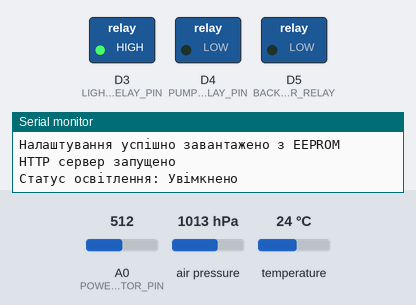
Simulated run of this sketch. Board: ESP8266 (NodeMCU). On the bench: switched loads named in the sketch (green lamp = pin HIGH), the last lines printed to the serial monitor. The inputs (shaded band) are chosen by the test bench; at power-on: A0 (POWER_MONITOR_PIN) = 512, air pressure 1013 hPa, temperature 24 °C. WiFi joins after 1.5 s; servers stay silent unless stated; network time is answered at once with the bench clock; the local clock reads 2024-03-15 10:24:30 at power-on unless the sketch sets it; EEPROM starts erased; pins used as bus, display or sensor lines are not drawn.

Above: at 2.8 s.
2.9 s: A0 (POWER_MONITOR_PIN) set to 837
6.2 s: A0 (POWER_MONITOR_PIN) set to 868
At 11.0 s:
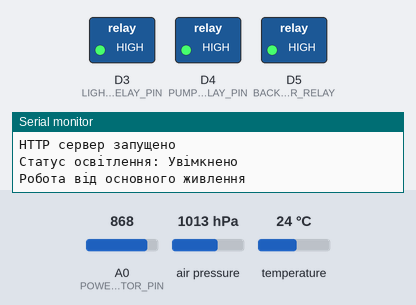
11.5 s: A0 (POWER_MONITOR_PIN) set to 790
At 16.0 s:
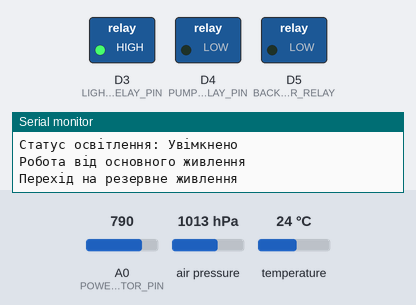
16.5 s: A0 (POWER_MONITOR_PIN) set to 900
At 21.0 s:
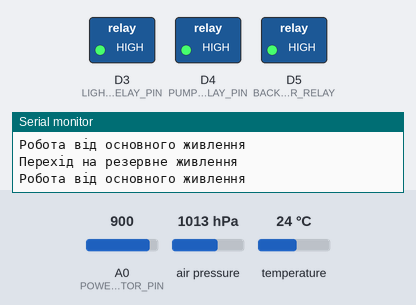
Timing chart, 0 to 22.5 s (numbered marks = the images above; inputs shaded):
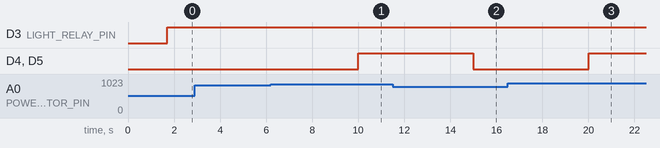

Measured:
- the behaviour switches between 853 and 854 on A0 (POWER_MONITOR_PIN) (found by bisection; images 0 and 1)
- after the input at 2.9 s, every drawn part: stays the same
- after the input at 6.2 s, D4 (PUMP_RELAY_PIN), D5 (BACKUP_POWER_RELAY): LOW → HIGH after 3.8 s
- after the input at 11.5 s, D4 (PUMP_RELAY_PIN), D5 (BACKUP_POWER_RELAY): HIGH → LOW after 3.5 s
- after the input at 16.5 s, D4 (PUMP_RELAY_PIN), D5 (BACKUP_POWER_RELAY): LOW → HIGH after 3.5 s

The sketch:

Gydro_control.ino
```cpp
#include <ESP8266WiFi.h>
#include <ESP8266WebServer.h>
#include <WiFiUdp.h>
#include <NTPClient.h>
#include <EEPROM.h>
#include <Wire.h>
#include <Adafruit_BMP280.h>
#include <TimeLib.h>
#include <ArduinoJson.h>
#include <ESP8266httpUpdate.h>

// Налаштування WiFi
const char* ssid = "TP-LINK_7BB2";
const char* password = "Hodapu99";
IPAddress staticIP(192, 168, 0, 173);
IPAddress gateway(192, 168, 0, 1);
IPAddress subnet(255, 255, 255, 0);
IPAddress dns1(8, 8, 8, 8);
IPAddress dns2(8, 8, 4, 4);

// Назва пристрою
const char* deviceName = "Gydro controller";

// Піни для реле
const int LIGHT_RELAY_PIN = D3;   // Реле освітлення
const int PUMP_RELAY_PIN = D4;    // Реле насосу
const int BACKUP_POWER_RELAY = D5;  // Реле резервного живлення
const int BACKUP_POWER_PUMP = D6;   // Реле насосу резервного живлення
const int POWER_MONITOR_PIN = A0;   // Пін для моніторингу напруги (A0)
#define I2C_SDA D2  // GPIO4
#define I2C_SCL D1  // GPIO5

// Можливі адреси BMP280
const byte BMP280_ADDRESSES[] = {0x76, 0x77};
const int NUM_ADDRESSES = sizeof(BMP280_ADDRESSES);
// Глобальні змінні
Adafruit_BMP280 bmp;
bool bmpFound = false;
byte bmpAddress = 0x00;

// Налаштування NTP
WiFiUDP ntpUDP;
NTPClient timeClient(ntpUDP, "pool.ntp.org", 2 * 3600, 60000); // Київський час (+2 години)

// Веб-сервер
ESP8266WebServer server(80);

// Структура для налаштувань
struct Settings {
  // Освітлення
  int lightPeriod1Start;
  int lightPeriod1End;
  int lightPeriod2Start;
  int lightPeriod2End;

  // Насос (тепер в хвилинах)
  int pumpDayWorkDuration;
  int pumpDayStopDuration;
  int pumpNightWorkDuration;
  int pumpNightStopDuration;
};

// Глобальні змінні
Settings currentSettings;
bool lightStatus = false;
bool pumpStatus = false;
float temperature = 0.0;
float pressure = 0.0;
bool isBackupPower = false; // Змінна для зберігання стану живлення
bool previousPowerState = false; // Додано змінну для попереднього стану
bool voltageLogged = false; // Нова змінна для відстеження виводу напруги
// *** ОГОЛОШЕННЯ ЗМІННИХ ***
unsigned long lastPowerCheckTime = 0;
const unsigned long powerCheckInterval = 5000; // Перевірка кожні 5 секунд

void checkPowerStatus() {
  int analogValue = analogRead(POWER_MONITOR_PIN);
  float voltage = analogValue * (3.3 / 1023.0) * 3.63; // Коефіцієнт потрібно відкоригувати!

  // Виводимо напругу лише один раз при кожній перевірці
  if (!voltageLogged) {
    Serial.print("Напруга живлення: ");
    Serial.println(voltage);
    voltageLogged = true; // Встановлюємо флаг, що напруга вже виведена
  }

  isBackupPower = (voltage < 10.0); // Спрощений запис умови

  // Перевірка зміни стану живлення
  if (isBackupPower != previousPowerState) {
    if (isBackupPower) {
      Serial.println("Перехід на резервне живлення");
    } else {
      Serial.println("Робота від основного живлення");
    }
    previousPowerState = isBackupPower; // Оновлюємо попередній стан
  }

  setRelayState();
}

void setRelayState() {
  if (isBackupPower) {
    digitalWrite(BACKUP_POWER_RELAY, LOW);
    digitalWrite(PUMP_RELAY_PIN, LOW);
    digitalWrite(BACKUP_POWER_PUMP, HIGH);
  } else {
    digitalWrite(BACKUP_POWER_RELAY, HIGH);
    digitalWrite(PUMP_RELAY_PIN, HIGH);
    digitalWrite(BACKUP_POWER_PUMP, LOW);
  }
}

void controlPump() {
  int currentHour = timeClient.getHours();
  bool isDayPeriod = (currentHour >= 6 && currentHour < 22);

  static unsigned long pumpStartTime = 0;
  static unsigned long pumpStopTime = 0;
  static bool pumpRunning = false;

  unsigned long currentMillis = millis();

  // Множимо на 60 для отримання секунд
  int workDuration = (isDayPeriod ? currentSettings.pumpDayWorkDuration : currentSettings.pumpNightWorkDuration) * 60;
  int stopDuration = (isDayPeriod ? currentSettings.pumpDayStopDuration : currentSettings.pumpNightStopDuration) * 60;

  int pumpRelayPin = isBackupPower ? BACKUP_POWER_PUMP : PUMP_RELAY_PIN;

  if (!pumpRunning && (currentMillis - pumpStopTime >= stopDuration * 1000)) {
    digitalWrite(pumpRelayPin, HIGH);
    pumpRunning = true;
    pumpStartTime = currentMillis;
    pumpStatus = true;
    Serial.println("Насос увімкнено");
  }

  if (pumpRunning && (currentMillis - pumpStartTime >= workDuration * 1000)) {
    digitalWrite(pumpRelayPin, LOW);
    pumpRunning = false;
    pumpStopTime = currentMillis;
    pumpStatus = false;
    Serial.println("Насос вимкнено");
  }
}

void setupWiFi() {
  // Встановлення статичної IP-адреси
  WiFi.config(staticIP, gateway, subnet, dns1, dns2);

  // Встановлення імені пристрою
  WiFi.hostname(deviceName);

  // Підключення до WiFi
  WiFi.begin(ssid, password);

  int attempts = 0;
  while (WiFi.status() != WL_CONNECTED && attempts < 20) {
    delay(500);
    Serial.print(".");
    attempts++;
  }

  if (WiFi.status() != WL_CONNECTED) {
    Serial.println("\nНе вдалося підключитися до WiFi. Перезавантаження.");
    ESP.restart();
  }

  Serial.println("\nПідключено до WiFi");
  Serial.print("IP-адреса: ");
  Serial.println(WiFi.localIP());
}

void diagnoseI2C() {
  Serial.println("\n=== Діагностика I2C ===");

  // Перевірка підключення ліній SDA та SCL
  pinMode(I2C_SDA, INPUT_PULLUP);
  pinMode(I2C_SCL, INPUT_PULLUP);

  Serial.print("Стан лінії SDA (D2): ");
  Serial.println(digitalRead(I2C_SDA) == HIGH ? "HIGH (підтягнута)" : "LOW");

  Serial.print("Стан лінії SCL (D1): ");
  Serial.println(digitalRead(I2C_SCL) == HIGH ? "HIGH (підтягнута)" : "LOW");

  // Сканування I2C пристроїв
  Serial.println("\nСканування I2C пристроїв:");

  Wire.begin(I2C_SDA, I2C_SCL);
  Wire.setClock(100000);  // Стандартна швидкість I2C

  int nDevices = 0;
  for(byte address = 1; address < 127; address++ ) {
    Wire.beginTransmission(address);
    byte error = Wire.endTransmission();

    if (error == 0) {
      Serial.print("I2C пристрій знайдено за адресою: 0x");
      if (address < 16) Serial.print("0");
      Serial.println(address, HEX);
      nDevices++;
    }
    else if (error == 4) {
      Serial.print("Невідома помилка при адресі: 0x");
      if (address < 16) Serial.print("0");
      Serial.println(address, HEX);
    }
  }

  if (nDevices == 0)
    Serial.println("Жодного I2C пристрою не знайдено!");
  else
    Serial.printf("Знайдено %d I2C пристроїв\n", nDevices);
}

bool initBMP280() {
  Serial.println("\n=== Ініціалізація BMP280 ===");

  Wire.begin(I2C_SDA, I2C_SCL);
  Wire.setClock(100000);  // Стандартна швидкість I2C
  delay(100);             // Затримка перед ініціалізацією

  for (int i = 0; i < NUM_ADDRESSES; i++) {
    if (bmp.begin(BMP280_ADDRESSES[i])) {
      bmpFound = true;
      bmpAddress = BMP280_ADDRESSES[i];
      Serial.printf("BMP280 знайдено за адресою: 0x%02X\n", bmpAddress);
      return true;
    }
  }

  Serial.println("Не вдалося ініціалізувати BMP280. Перевірте підключення.");
  return false;
}

void updateSensorData() {
  static unsigned long lastSensorUpdate = 0;
  static byte errorCount = 0;

  if (millis() - lastSensorUpdate >= 60000) {
    float tempRead = bmp.readTemperature();
    float pressRead = bmp.readPressure() / 100.0;

    if (tempRead > -50 && tempRead < 100 &&
        pressRead > 800 && pressRead < 1200) {
      temperature = tempRead;
      pressure = pressRead;

      Serial.print("Оновлено дані: ");
      Serial.print(temperature, 1);
      Serial.print("°C, ");
      Serial.print(pressure, 1);
      Serial.println(" гПа");

      errorCount = 0;
    } else {
      Serial.println("Некоректні дані від датчика");
      errorCount++;
    }

    if (errorCount > 5) {
      Serial.println("Критична помилка датчика. Перезапуск.");
      ESP.restart();
    }

    lastSensorUpdate = millis();
  }
}

void controlLighting() {
  // Поточний час
  int currentHour = timeClient.getHours();
  int currentMinute = timeClient.getMinutes();

  // Перетворення часу в хвилини для простішого порівняння
  int currentTimeInMinutes = currentHour * 60 + currentMinute;

  // Перевірка першого періоду освітлення
  bool inFirstLightPeriod =
    currentTimeInMinutes >= currentSettings.lightPeriod1Start &&
    currentTimeInMinutes < currentSettings.lightPeriod1End;

  // Перевірка другого періоду освітлення
  bool inSecondLightPeriod =
    currentTimeInMinutes >= currentSettings.lightPeriod2Start &&
    currentTimeInMinutes < currentSettings.lightPeriod2End;

  // Встановлення статусу реле освітлення
  lightStatus = inFirstLightPeriod || inSecondLightPeriod;
  digitalWrite(LIGHT_RELAY_PIN, lightStatus ? HIGH : LOW);

  // Логування змін
  static bool lastLightStatus = !lightStatus;
  if (lightStatus != lastLightStatus) {
    Serial.print("Статус освітлення: ");
    Serial.println(lightStatus ? "Увімкнено" : "Вимкнено");
    lastLightStatus = lightStatus;
  }
}

void loadSettingsFromEEPROM() {
  // Завантаження налаштувань з EEPROM
  EEPROM.get(0, currentSettings);

  // Перевірка коректності налаштувань (додано перевірку pumpDayWorkDuration)
  if (currentSettings.lightPeriod1Start < 0 || currentSettings.lightPeriod1Start > 1440 ||
      currentSettings.pumpDayWorkDuration <= 0) { // Нова умова

    // Встановлення тестових значень за замовчуванням (в хвилинах!)
    currentSettings.lightPeriod1Start = 360;  // 6:00
    currentSettings.lightPeriod1End = 720;    // 12:00
    currentSettings.lightPeriod2Start = 1080; // 18:00
    currentSettings.lightPeriod2End = 1440;   // 24:00

    currentSettings.pumpDayWorkDuration = 5;    // 5 хвилин
    currentSettings.pumpDayStopDuration = 10;   // 10 хвилин
    currentSettings.pumpNightWorkDuration = 3;  // 3 хвилини
    currentSettings.pumpNightStopDuration = 15; // 15 хвилин

    // Збереження тестових налаштувань
    EEPROM.put(0, currentSettings);
    EEPROM.commit();

    Serial.println("Завантажено тестові налаштування");
  }

  Serial.println("Налаштування успішно завантажено з EEPROM");
}

void setupWebServer() {
  // Налаштування маршрутів
  server.on("/", handleRoot);
  server.on("/getconfig", handleGetConfig);
  server.on("/saveconfig", HTTP_POST, handleSaveConfig);

  // Запуск сервера
  server.begin();
  Serial.println("HTTP сервер запущено");
}

void handleRoot() {
  String html = R"(
<!DOCTYPE html>
<html lang='uk'>
<head>
    <meta charset='UTF-8'>
    <title>Gydro Controller</title>
    <meta name='viewport' content='width=device-width, initial-scale=1'>
    <style>
        body { font-family: Arial, sans-serif; max-width: 600px; margin: 0 auto; padding: 20px; }
        .block { border: 1px solid #ddd; padding: 15px; margin-bottom: 15px; }
        input, select { width: 100%; margin: 5px 0; }
        button { width: 100%; padding: 10px; }
    </style>
</head>
<body>
    <h1>Gydro Controller</h1>

    <div class='block' id='systemInfo'>
        <h2>Інформація про систему</h2>
        <p>Дата: <span id='currentDate'>-</span></p>
        <p>Час: <span id='currentTime'>-</span></p>
        <p>Температура: <span id='temperature'>-</span>°C</p>
        <p>Тиск: <span id='pressure'>-</span> гПа</p>
        <p>Статус освітлення: <span id='lightStatus'>-</span></p>
        <p>Статус насосу: <span id='pumpStatus'>-</span></p>
    </div>

    <div class='block'>
        <h2>Керування освітленням</h2>
        <div>
            <label>Перший період</label>
            <input type='time' id='lightPeriod1Start'>
            <input type='time' id='lightPeriod1End'>
        </div>
        <div>
            <label>Другий період</label>
            <input type='time' id='lightPeriod2Start'>
            <input type='time' id='lightPeriod2End'>
        </div>
    </div>

    <div class='block'>
  <h2>Керування насосом</h2>
  <div>
    <label>Денний період (робота/пауза) хв</label>
    <input type='number' id='pumpDayWorkDuration' placeholder='Тривалість роботи (хв)'>
    <input type='number' id='pumpDayStopDuration' placeholder='Тривалість паузи (хв)'>
  </div>
  <div>
    <label>Нічний період (робота/пауза) хв</label>
    <input type='number' id='pumpNightWorkDuration' placeholder='Тривалість роботи (хв)'>
    <input type='number' id='pumpNightStopDuration' placeholder='Тривалість паузи (хв)'>
  </div>
</div>

    <button onclick='saveConfig()'>Зберегти налаштування</button>

    <div id='saveResult'></div>

    <script>
        function loadConfig() {
            fetch('/getconfig')
                .then(response => response.json())
                .then(data => {
                    // Налаштування освітлення
                    document.getElementById('lightPeriod1Start').value = minutesToTime(data.lightPeriod1Start);
                    document.getElementById('lightPeriod1End').value = minutesToTime(data.lightPeriod1End);
                    document.getElementById('lightPeriod2Start').value = minutesToTime(data.lightPeriod2Start);
                    document.getElementById('lightPeriod2End').value = minutesToTime(data.lightPeriod2End);

                    // Налаштування насосу
                    document.getElementById('pumpDayWorkDuration').value = data.pumpDayWorkDuration;
                    document.getElementById('pumpDayStopDuration').value = data.pumpDayStopDuration;
                    document.getElementById('pumpNightWorkDuration').value = data.pumpNightWorkDuration;
                    document.getElementById('pumpNightStopDuration').value = data.pumpNightStopDuration;
                })
                .catch(error => {
                    console.error('Помилка завантаження:', error);
                });

            // Оновлення системної інформації
            updateSystemInfo();
        }

        function minutesToTime(minutes) {
            const hours = Math.floor(minutes / 60);
            const mins = minutes % 60;
            return `${hours.toString().padStart(2, '0')}:${mins.toString().padStart(2, '0')}`;
        }

        function timeToMinutes(time) {
            const [hours, minutes] = time.split(':').map(Number);
            return hours * 60 + minutes;
        }

        function updateSystemInfo() {
            fetch('/getconfig')
                .then(response => response.json())
                .then(data => {
                    document.getElementById('temperature').textContent = data.temperature.toFixed(1);
                    document.getElementById('pressure').textContent = data.pressure.toFixed(1);
                    document.getElementById('lightStatus').textContent = data.lightStatus ? 'Увімкнено' : 'Вимкнено';
                    document.getElementById('pumpStatus').textContent = data.pumpStatus ? 'Працює' : 'Зупинено';

                    const now = new Date();
                    document.getElementById('currentDate').textContent = now.toLocaleDateString('uk-UA');
                    document.getElementById('currentTime').textContent = now.toLocaleTimeString('uk-UA');
                });
        }

        function saveConfig() {
            const config = {
                lightPeriod1Start: timeToMinutes(document.getElementById('lightPeriod1Start').value),
                lightPeriod1End: timeToMinutes(document.getElementById('lightPeriod1End').value),
                lightPeriod2Start: timeToMinutes(document.getElementById('lightPeriod2Start').value),
                lightPeriod2End: timeToMinutes(document.getElementById('lightPeriod2End').value),
                pumpDayWorkDuration: Number(document.getElementById('pumpDayWorkDuration').value),
                pumpDayStopDuration: Number(document.getElementById('pumpDayStopDuration').value),
                pumpNightWorkDuration: Number(document.getElementById('pumpNightWorkDuration').value),
                pumpNightStopDuration: Number(document.getElementById('pumpNightStopDuration').value)
            };

            fetch('/saveconfig', {
                method: 'POST',
                headers: { 'Content-Type': 'application/json' },
                body: JSON.stringify(config)
            })
            .then(response => response.json())
            .then(data => {
                const resultDiv = document.getElementById('saveResult');
                resultDiv.textContent = data.status;
                resultDiv.style.color = data.status === 'Налаштування збережено' ? 'green' : 'red';

                // Перезавантаження конфігурації після успішного збереження
                loadConfig();
            })
            .catch(error => {
                console.error('Помилка:', error);
            });
        }

        // Завантаження конфігурації при завантаженні сторінки
        window.onload = loadConfig;

        // Оновлення інформації кожні 60 секунд
        setInterval(updateSystemInfo, 60000);
    </script>
</body>
</html>
)";

  server.send(200, "text/html", html);
}

void handleGetConfig() {
  StaticJsonDocument<1024> jsonDoc;

    // Системна інформація
  if (isnan(temperature) || isinf(temperature)) {
    jsonDoc["temperature"] = "Помилка зчитування"; // Або інше повідомлення
  } else {
    jsonDoc["temperature"] = temperature;
  }

  if (isnan(pressure) || isinf(pressure)) {
    jsonDoc["pressure"] = "Помилка зчитування"; // Або інше повідомлення
  } else {
    jsonDoc["pressure"] = pressure;
  }

  // Налаштування освітлення
  jsonDoc["lightPeriod1Start"] = currentSettings.lightPeriod1Start;
  jsonDoc["lightPeriod1End"] = currentSettings.lightPeriod1End;
  jsonDoc["lightPeriod2Start"] = currentSettings.lightPeriod2Start;
  jsonDoc["lightPeriod2End"] = currentSettings.lightPeriod2End;

  // Налаштування насосу
  jsonDoc["pumpDayWorkDuration"] = currentSettings.pumpDayWorkDuration;
  jsonDoc["pumpDayStopDuration"] = currentSettings.pumpDayStopDuration;
  jsonDoc["pumpNightWorkDuration"] = currentSettings.pumpNightWorkDuration;
  jsonDoc["pumpNightStopDuration"] = currentSettings.pumpNightStopDuration;

  // Поточний час
  jsonDoc["currentTime"] = timeClient.getFormattedTime();

  String jsonResponse;
  serializeJson(jsonDoc, jsonResponse);
  server.send(200, "application/json", jsonResponse);
}

void handleSaveConfig() {
  StaticJsonDocument<512> jsonDoc;
  DeserializationError error = deserializeJson(jsonDoc, server.arg("plain"));

  if (error) {
    server.send(400, "application/json", "{\"status\":\"Некоректні дані\"}");
    return;
  }

  // Перевірка та збереження налаштувань освітлення
  currentSettings.lightPeriod1Start = jsonDoc["lightPeriod1Start"].as<int>();
  currentSettings.lightPeriod1End = jsonDoc["lightPeriod1End"].as<int>();
  currentSettings.lightPeriod2Start = jsonDoc["lightPeriod2Start"].as<int>();
  currentSettings.lightPeriod2End = jsonDoc["lightPeriod2End"].as<int>();

  // Перевірка та збереження налаштувань насосу
  currentSettings.pumpDayWorkDuration = jsonDoc["pumpDayWorkDuration"].as<int>();
  currentSettings.pumpDayStopDuration = jsonDoc["pumpDayStopDuration"].as<int>();
  currentSettings.pumpNightWorkDuration = jsonDoc["pumpNightWorkDuration"].as<int>();
  currentSettings.pumpNightStopDuration = jsonDoc["pumpNightStopDuration"].as<int>();

  // Збереження в EEPROM
  EEPROM.put(0, currentSettings);
  EEPROM.commit();

  // Логування змін
  Serial.println("Нові налаштування збережено в EEPROM");

  server.send(200, "application/json", "{\"status\":\"Налаштування збережено\"}");
}


void setup() {
  Serial.begin(115200);

  // Ініціалізація EEPROM
  EEPROM.begin(512);

  // Налаштування пінів реле
  pinMode(LIGHT_RELAY_PIN, OUTPUT);
  pinMode(PUMP_RELAY_PIN, OUTPUT);
  pinMode(BACKUP_POWER_RELAY, OUTPUT);
  pinMode(BACKUP_POWER_PUMP, OUTPUT);

  // Ініціалізація моніторингу живлення
  pinMode(POWER_MONITOR_PIN, INPUT);

  checkPowerStatus(); // Перевірка стану живлення при запуску

  diagnoseI2C();

  if (!initBMP280()) {
    Serial.println("Помилка ініціалізації BMP280. Перезавантаження.");
    delay(5000);
    ESP.restart();
  }

   // Діагностичний код BMP280
  if (bmpFound) {
    float temp = bmp.readTemperature();
    float pres = bmp.readPressure() / 100.0;

    Serial.print("Температура: ");
    Serial.print(temp);
    Serial.print("°C, Тиск: ");
    Serial.print(pres);
    Serial.println(" гПа");
  }

  // Підключення до WiFi
  setupWiFi();

  // Ініціалізація NTP
  timeClient.begin();

  // Завантаження налаштувань
  loadSettingsFromEEPROM();

  // Налаштування веб-сервера
  setupWebServer();
}

void loop() {
  server.handleClient();
  timeClient.update();

if (millis() - lastPowerCheckTime >= powerCheckInterval) {
    checkPowerStatus();
    lastPowerCheckTime = millis();
  }

  // Оновлення параметрів
  updateSensorData();
  controlLighting();
  controlPump();

}
```
